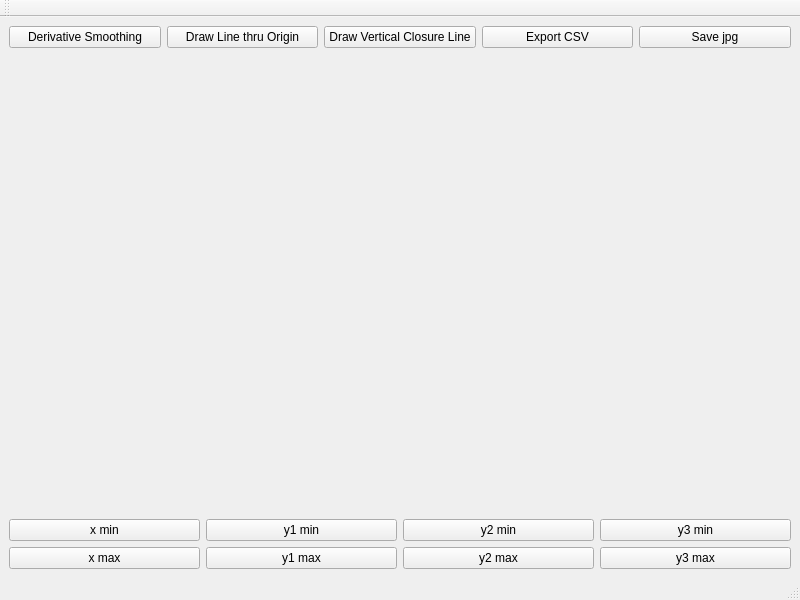
<?xml version="1.0" encoding="UTF-8"?>
<ui version="4.0">
 <class>AnalysisWindow</class>
 <widget class="QMainWindow" name="AnalysisWindow">
  <property name="geometry">
   <rect>
    <x>0</x>
    <y>0</y>
    <width>800</width>
    <height>600</height>
   </rect>
  </property>
  <property name="windowTitle">
   <string>MainWindow</string>
  </property>
  <widget class="QWidget" name="centralwidget">
   <layout class="QVBoxLayout" name="verticalLayout">
    <item>
     <layout class="QHBoxLayout" name="topButtons">
      <item>
       <widget class="QPushButton" name="dSmoothButton">
        <property name="text">
         <string>Derivative Smoothing</string>
        </property>
       </widget>
      </item>
      <item>
       <widget class="QPushButton" name="stLineButton">
        <property name="text">
         <string>Draw Line thru Origin</string>
        </property>
       </widget>
      </item>
      <item>
       <widget class="QPushButton" name="vLineButton">
        <property name="text">
         <string>Draw Vertical Closure Line</string>
        </property>
       </widget>
      </item>
      <item>
       <widget class="QPushButton" name="exportCsvButton">
        <property name="text">
         <string>Export CSV</string>
        </property>
       </widget>
      </item>
      <item>
       <widget class="QPushButton" name="saveJpgButton">
        <property name="text">
         <string>Save jpg</string>
        </property>
       </widget>
      </item>
     </layout>
    </item>
    <item>
     <widget class="QCustomPlot" name="fig" native="true">
      <property name="sizePolicy">
       <sizepolicy hsizetype="MinimumExpanding" vsizetype="MinimumExpanding">
        <horstretch>0</horstretch>
        <verstretch>0</verstretch>
       </sizepolicy>
      </property>
      <property name="minimumSize">
       <size>
        <width>0</width>
        <height>320</height>
       </size>
      </property>
     </widget>
    </item>
    <item>
     <layout class="QHBoxLayout" name="minRangeButtons">
      <item>
       <widget class="QPushButton" name="xminButton">
        <property name="text">
         <string>x min</string>
        </property>
       </widget>
      </item>
      <item>
       <widget class="QPushButton" name="y1minButton">
        <property name="text">
         <string>y1 min</string>
        </property>
       </widget>
      </item>
      <item>
       <widget class="QPushButton" name="y2minButton">
        <property name="text">
         <string>y2 min</string>
        </property>
       </widget>
      </item>
      <item>
       <widget class="QPushButton" name="y3minButton">
        <property name="text">
         <string>y3 min</string>
        </property>
       </widget>
      </item>
     </layout>
    </item>
    <item>
     <layout class="QHBoxLayout" name="maxRangeButtons">
      <item>
       <widget class="QPushButton" name="xmaxButton">
        <property name="text">
         <string>x max</string>
        </property>
       </widget>
      </item>
      <item>
       <widget class="QPushButton" name="y1maxButton">
        <property name="text">
         <string>y1 max</string>
        </property>
       </widget>
      </item>
      <item>
       <widget class="QPushButton" name="y2maxButton">
        <property name="text">
         <string>y2 max</string>
        </property>
       </widget>
      </item>
      <item>
       <widget class="QPushButton" name="y3maxButton">
        <property name="text">
         <string>y3 max</string>
        </property>
       </widget>
      </item>
     </layout>
    </item>
   </layout>
  </widget>
  <widget class="QMenuBar" name="menubar">
   <property name="geometry">
    <rect>
     <x>0</x>
     <y>0</y>
     <width>800</width>
     <height>22</height>
    </rect>
   </property>
  </widget>
  <widget class="QStatusBar" name="statusbar"/>
  <widget class="QToolBar" name="toolBar">
   <property name="windowTitle">
    <string>toolBar</string>
   </property>
   <attribute name="toolBarArea">
    <enum>TopToolBarArea</enum>
   </attribute>
   <attribute name="toolBarBreak">
    <bool>false</bool>
   </attribute>
  </widget>
 </widget>
 <customwidgets>
  <customwidget>
   <class>QCustomPlot</class>
   <extends>QWidget</extends>
   <header>qcustomplot/qcustomplot.h</header>
   <container>1</container>
  </customwidget>
 </customwidgets>
 <resources/>
 <connections/>
</ui>
